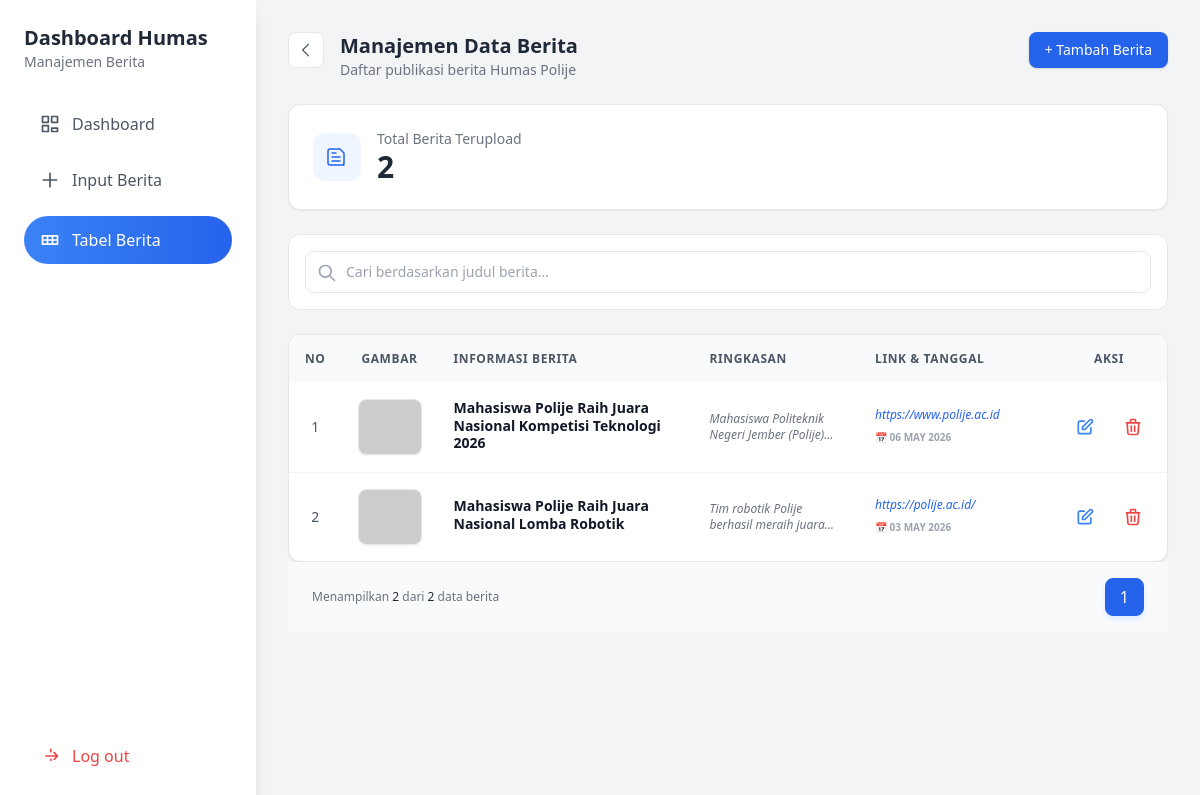
Page /humas_panel/tabel_berita.php (signed in) on the committed database.
### tables this page shows
CREATE TABLE `data_berita` (
  `id_berita` int NOT NULL,
  `judul_berita` varchar(100) NOT NULL,
  `tanggal_publikasi` date NOT NULL,
  `link_website` varchar(255) NOT NULL,
  `ringkasan` text,
  `gambar_utama` varchar(255) DEFAULT NULL,
  `created_at` timestamp NULL DEFAULT CURRENT_TIMESTAMP
);

### humas_panel/tabel_berita.php (the view, shortened to what this page needs)
<?php
require_once '../koneksi/koneksi.php';
$search = isset($_GET['search']) ? $_GET['search'] : '';
$limit = 10;
$page = isset($_GET['page']) ? (int)$GET['page'] : 1;
$offset = ($page - 1) * $limit;
$sql_count = "SELECT COUNT(*) FROM data_berita WHERE judul_berita LIKE :search";
$stmt_count = $pdo->prepare($sql_count);
$stmt_count->execute(['search' => "%$search%"]);
$total_data = $stmt_count->fetchColumn();
$total_pages = ceil($total_data / $limit);
$sql = "SELECT * FROM data_berita
        WHERE judul_berita LIKE :search
        ORDER BY tanggal_publikasi DESC
        LIMIT :limit OFFSET :offset";
$stmt = $pdo->prepare($sql);
$stmt->bindValue(':search', "%$search%", PDO::PARAM_STR);
$stmt->bindValue(':limit', $limit, PDO::PARAM_INT);
$stmt->bindValue(':offset', $offset, PDO::PARAM_INT);
$stmt->execute();
$data_berita = $stmt->fetchAll();
?>
<!DOCTYPE html>
<html lang="id">
<head>
  <script src="https://cdn.tailwindcss.com"></script>
</head>
<body class="bg-gray-100 font-sans">
<div class="flex min-h-screen">
<aside class="w-64 bg-white shadow-lg p-6 sticky top-0 h-screen flex flex-col">
  <h1 class="text-xl font-bold text-gray-800">Dashboard Humas</h1>
  <p class="text-sm text-gray-500 mb-8">Manajemen Berita</p>
  <nav class="space-y-4 flex-1">
    <a href="./dasboard.php" class="flex items-center gap-3 text-gray-600 hover:text-blue-500 px-4 py-2 transition">
      <svg xmlns="http://www.w3.org/2000/svg" class="w-5 h-5" fill="none" viewBox="0 0 24 24" stroke="currentColor" stroke-width="2">
        <path stroke-linecap="round" stroke-linejoin="round" d="M3 3h7v7H3V3zm11 0h7v7h-7V3zM3 14h7v7H3v-7zm11 3h7v4h-7v-4z" />
      </svg>
      <span>Dashboard</span>
    </a>
    <a href="./tambah_berita.php" class="flex items-center gap-3 text-gray-600 hover:text-blue-500 px-4 py-2 transition">
      <svg xmlns="http://www.w3.org/2000/svg" class="w-5 h-5" fill="none" viewBox="0 0 24 24" stroke="currentColor" stroke-width="2">
        <path stroke-linecap="round" stroke-linejoin="round" d="M12 4v16m8-8H4" />
      </svg>
      <span>Input Berita</span>
    </a>
    <a href="./tabel_berita.php" class="flex items-center gap-3 bg-gradient-to-r from-blue-500 to-blue-600 text-white px-4 py-3 rounded-full">
      <svg xmlns="http://www.w3.org/2000/svg" class="w-5 h-5" fill="none" viewBox="0 0 24 24" stroke="currentColor" stroke-width="2">
        <path stroke-linecap="round" stroke-linejoin="round" d="M3 7h18M3 12h18M3 17h18M3 7v10M9 7v10M15 7v10M21 7v10" />
      </svg>
      <span>Tabel Berita</span>
    </a>
  </nav>
  <div class="mt-auto">
    <a href="../login_user/proses_logout_user.php" class="flex items-center gap-3 text-red-500 hover:text-red-600 px-4 py-2 transition">
      <svg xmlns="http://www.w3.org/2000/svg" class="w-5 h-5" fill="none" viewBox="0 0 24 24" stroke="currentColor" stroke-width="2">
        <path stroke-linecap="round" stroke-linejoin="round" d="M17 16l4-4m0 0l-4-4m4 4H7m6 4v1m0-10V4" />
      </svg>
      <span>Log out</span>
    </a>
  </div>
</aside>
<div class="flex-1 p-8">
    <div class="flex justify-between items-start mb-6">
        <div class="flex items-start gap-4">
            <button onclick="window.location.href='dashboard.php'" class="w-9 h-9 flex items-center justify-center rounded-lg bg-white border hover:bg-gray-50">
                <svg class="w-5 h-5 text-gray-600" fill="none" stroke="currentColor" stroke-width="1.5" viewBox="0 0 24 24">
                    <path stroke-linecap="round" stroke-linejoin="round" d="M15 19l-7-7 7-7" />
                </svg>
            </button>
            <div>
                <h2 class="text-xl font-semibold text-gray-800">Manajemen Data Berita</h2>
                <p class="text-sm text-gray-500">Daftar publikasi berita Humas Polije</p>
            </div>
        </div>
        <a href="./tambah_berita.php">
            <button class="bg-blue-600 hover:bg-blue-700 text-white text-sm px-4 py-2 rounded-lg shadow transition">
                + Tambah Berita
            </button>
        </a>
    </div>
    <div class="bg-white border rounded-xl p-6 mb-6 shadow-sm">
        <div class="flex items-center gap-4">
            <div class="w-12 h-12 flex items-center justify-center rounded-xl bg-blue-50 text-blue-600">
                <svg class="w-6 h-6" fill="none" stroke="currentColor" viewBox="0 0 24 24">
                    <path stroke-linecap="round" stroke-linejoin="round" stroke-width="1.5" d="M19 20H5a2 2 0 01-2-2V6a2 2 0 012-2h10l4 4v10a2 2 0 01-2 2z" />
                    <path stroke-linecap="round" stroke-linejoin="round" stroke-width="1.5" d="M7 8h4m-4 4h8m-8 4h8" />
                </svg>
            </div>
            <div>
                <p class="text-sm text-gray-500 font-medium">Total Berita Terupload</p>
                <p class="text-3xl font-bold text-gray-800"><?= number_format($total_data); ?></p>
            </div>
        </div>
    </div>
    <div class="bg-white border rounded-xl p-4 mb-6">
        <form method="GET" class="relative">
            <input type="text" name="search" value="<?= htmlspecialchars($search) ?>"
                placeholder="Cari berdasarkan judul berita..."
                class="w-full pl-10 pr-4 py-2.5 text-sm border rounded-lg focus:ring-2 focus:ring-blue-500 focus:outline-none border-gray-200">
            <svg class="w-5 h-5 text-gray-400 absolute left-3 top-3" fill="none" stroke="currentColor" viewBox="0 0 24 24">
                <path stroke-linecap="round" stroke-linejoin="round" stroke-width="2" d="M21 21l-6-6m2-5a7 7 0 11-14 0 7 7 0 0114 0z" />
            </svg>
        </form>
    </div>
    <div class="bg-white border rounded-xl shadow-sm overflow-hidden">
    <div class="overflow-x-auto">
        <table class="w-full text-sm text-left">
            <thead class="bg-gray-50 text-gray-600 font-semibold uppercase text-xs tracking-wider">
                <tr>
                    <th class="p-4 w-12 text-center">No</th>
                    <th class="p-4 w-24 text-center">Gambar</th>
                    <th class="p-4 w-64">Informasi Berita</th>
                    <th class="p-4">Ringkasan</th>
                    <th class="p-4 w-40">Link & Tanggal</th>
                    <th class="p-4 w-24 text-center">Aksi</th>
                </tr>
            </thead>
            <tbody class="divide-y divide-gray-100">
                <?php if (count($data_berita) > 0): ?>
                    <?php
                    $no = 1;
                    foreach ($data_berita as $row):
                    ?>
                        <tr class="hover:bg-gray-50/80 transition">
                            <td class="p-4 text-center font-medium text-gray-600"><?= $no++; ?></td>
                            <td class="p-4 text-center">
                                <img src="../berita/<?= $row['gambar_utama'] ?>"
                                     class="w-20 h-14 object-cover rounded-lg border shadow-sm mx-auto"
                                     onerror="this.src='https://placehold.co/200x150?text=No+Image'">
                            </td>
                            <td class="p-4">
                                <div class="font-bold text-gray-900 leading-tight mb-1">
                                    <?= htmlspecialchars($row['judul_berita']) ?>
                                </div>
                            </td>
                            <td class="p-4 text-gray-500 leading-relaxed">
                                <p class="line-clamp-2 italic text-xs">
                                    <?= htmlspecialchars($row['ringkasan']) ?: '<span class="text-gray-300">Tidak ada ringkasan</span>' ?>
                                </p>
                            </td>
                            <td class="p-4">
                                <div class="text-blue-600 font-medium truncate w-40 text-xs mb-1">
                                    <a href="<?= $row['link_website'] ?>" target="_blank" class="hover:underline italic">
                                        <?= $row['link_website'] ?>
                                    </a>
                                </div>
                                <div class="text-gray-400 text-[10px] font-bold uppercase">
                                    📅 <?= date('d M Y', strtotime($row['tanggal_publikasi'])) ?>
                                </div>
                            </td>
                            <td class="p-4">
                                <div class="flex items-center justify-center gap-3">
                                    <a href="./edit_berita.php?id=<?= $row['id_berita'] ?>" class="text-blue-500 hover:bg-blue-50 p-2 rounded-lg transition" title="Edit">
                                        <svg class="w-5 h-5" fill="none" stroke="currentColor" viewBox="0 0 24 24">
                                            <path stroke-linecap="round" stroke-linejoin="round" stroke-width="2" d="M11 5H6a2 2 0 00-2 2v11a2 2 0 002 2h11a2 2 0 002-2v-5m-1.414-9.414a2 2 0 112.828 2.828L11.828 15H9v-2.828l8.586-8.586z" />
                                        </svg>
                                    </a>
                                    <a href="../proses_hapus/hapus_data_berita.php?id=<?= $row['id_berita'] ?>"
                                       onclick="return confirm('Apakah Anda yakin ingin menghapus berita ini?')"
                                       class="text-red-500 hover:bg-red-50 p-2 rounded-lg transition" title="Hapus">
                                        <svg class="w-5 h-5" fill="none" stroke="currentColor" viewBox="0 0 24 24">
                                            <path stroke-linecap="round" stroke-linejoin="round" stroke-width="2" d="M19 7l-.867 12.142A2 2 0 0116.138 21H7.862a2 2 0 01-1.995-1.858L5 7m5 4v6m4-6v6m1-10V4a1 1 0 00-1-1h-4a1 1 0 00-1 1v3M4 7h16" />
                                        </svg>
                                    </a>
                                </div>
                            </td>
                        </tr>
                    <?php endforeach; ?>
                <?php endif; ?>
            </tbody>
        </table>
    </div>
</div>
        <div class="bg-gray-50 px-6 py-4 flex flex-col sm:flex-row justify-between items-center gap-4">
            <p class="text-xs text-gray-500 font-medium">
                Menampilkan <span class="text-gray-800"><?= count($data_berita) ?></span> dari <span class="text-gray-800"><?= $total_data ?></span> data berita
            </p>
            <div class="flex items-center gap-1">
                <?php for ($i = 1; $i <= $total_pages; $i++): ?>
                    <a href="?page=<?= $i ?>&search=<?= urlencode($search) ?>"
                       class="px-3.5 py-1.5 rounded-lg border transition <?= $page == $i ? 'bg-blue-600 text-white border-blue-600 shadow-md shadow-blue-100' : 'bg-white hover:bg-gray-100 text-gray-600' ?>">
                        <?= $i ?>
                    </a>
                <?php endfor; ?>
            </div>
        </div>
    </div>
</div>
</body>
</html>

### rows in the picture
data_berita: judul_berita "Mahasiswa Polije Raih Juara Nasional Kompetisi Teknologi 2026", ringkasan "Mahasiswa Politeknik Negeri Jember…", link_website "https://www.polije.ac.id", tanggal_publikasi "06 MAY 2026"
data_berita: judul_berita "Mahasiswa Polije Raih Juara Nasional Lomba Robotik", ringkasan "Tim robotik Polije berhasil meraih…", link_website "https://polije.ac.id/", tanggal_publikasi "03 MAY 2026"

### other values in the picture
$total_data "2"
count($data_berita) "2"
